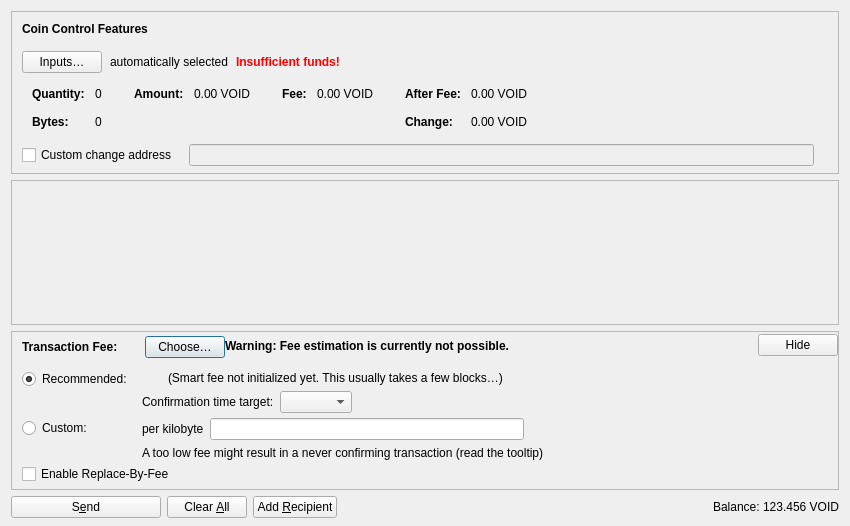
<?xml version="1.0" encoding="UTF-8"?>
<ui version="4.0">
 <class>SendCoinsDialog</class>
 <widget class="QDialog" name="SendCoinsDialog">
  <property name="geometry">
   <rect>
    <x>0</x>
    <y>0</y>
    <width>850</width>
    <height>526</height>
   </rect>
  </property>
  <property name="windowTitle">
   <string>Send Coins</string>
  </property>
  <layout class="QVBoxLayout" name="verticalLayout" stretch="0,1,0,0">
   <property name="bottomMargin">
    <number>8</number>
   </property>
   <item>
    <widget class="QFrame" name="frameCoinControl">
     <property name="sizePolicy">
      <sizepolicy hsizetype="Expanding" vsizetype="Expanding">
       <horstretch>0</horstretch>
       <verstretch>0</verstretch>
      </sizepolicy>
     </property>
     <property name="maximumSize">
      <size>
       <width>16777215</width>
       <height>16777215</height>
      </size>
     </property>
     <property name="frameShape">
      <enum>QFrame::StyledPanel</enum>
     </property>
     <property name="frameShadow">
      <enum>QFrame::Sunken</enum>
     </property>
     <layout class="QVBoxLayout" name="verticalLayoutCoinControl2">
      <property name="spacing">
       <number>0</number>
      </property>
      <property name="leftMargin">
       <number>0</number>
      </property>
      <property name="topMargin">
       <number>0</number>
      </property>
      <property name="rightMargin">
       <number>0</number>
      </property>
      <property name="bottomMargin">
       <number>6</number>
      </property>
      <item>
       <layout class="QVBoxLayout" name="verticalLayoutCoinControl" stretch="0,0,0,0,1">
        <property name="spacing">
         <number>0</number>
        </property>
        <property name="leftMargin">
         <number>10</number>
        </property>
        <property name="topMargin">
         <number>10</number>
        </property>
        <item>
         <layout class="QHBoxLayout" name="horizontalLayoutCoinControl1">
          <property name="bottomMargin">
           <number>15</number>
          </property>
          <item>
           <widget class="QLabel" name="labelCoinControlFeatures">
            <property name="sizePolicy">
             <sizepolicy hsizetype="Preferred" vsizetype="Maximum">
              <horstretch>0</horstretch>
              <verstretch>0</verstretch>
             </sizepolicy>
            </property>
            <property name="font">
             <font>
              <weight>75</weight>
              <bold>true</bold>
             </font>
            </property>
            <property name="styleSheet">
             <string notr="true">font-weight:bold;</string>
            </property>
            <property name="text">
             <string>Coin Control Features</string>
            </property>
           </widget>
          </item>
         </layout>
        </item>
        <item>
         <layout class="QHBoxLayout" name="horizontalLayoutCoinControl2" stretch="0,0,0,0">
          <property name="spacing">
           <number>8</number>
          </property>
          <property name="bottomMargin">
           <number>10</number>
          </property>
          <item>
           <widget class="QPushButton" name="pushButtonCoinControl">
            <property name="styleSheet">
             <string notr="true"/>
            </property>
            <property name="text">
             <string>Inputs…</string>
            </property>
            <property name="autoDefault">
             <bool>false</bool>
            </property>
           </widget>
          </item>
          <item>
           <widget class="QLabel" name="labelCoinControlAutomaticallySelected">
            <property name="text">
             <string>automatically selected</string>
            </property>
            <property name="margin">
             <number>5</number>
            </property>
           </widget>
          </item>
          <item>
           <widget class="QLabel" name="labelCoinControlInsuffFunds">
            <property name="font">
             <font>
              <weight>75</weight>
              <bold>true</bold>
             </font>
            </property>
            <property name="styleSheet">
             <string notr="true">color:red;font-weight:bold;</string>
            </property>
            <property name="text">
             <string>Insufficient funds!</string>
            </property>
            <property name="margin">
             <number>5</number>
            </property>
           </widget>
          </item>
          <item>
           <spacer name="horizontalSpacerCoinControl">
            <property name="orientation">
             <enum>Qt::Horizontal</enum>
            </property>
            <property name="sizeHint" stdset="0">
             <size>
              <width>40</width>
              <height>1</height>
             </size>
            </property>
           </spacer>
          </item>
         </layout>
        </item>
        <item>
         <widget class="QWidget" name="widgetCoinControl" native="true">
          <property name="sizePolicy">
           <sizepolicy hsizetype="Preferred" vsizetype="Preferred">
            <horstretch>0</horstretch>
            <verstretch>0</verstretch>
           </sizepolicy>
          </property>
          <property name="minimumSize">
           <size>
            <width>0</width>
            <height>0</height>
           </size>
          </property>
          <property name="styleSheet">
           <string notr="true"/>
          </property>
          <layout class="QHBoxLayout" name="horizontalLayoutCoinControl5">
           <property name="leftMargin">
            <number>0</number>
           </property>
           <property name="topMargin">
            <number>0</number>
           </property>
           <property name="rightMargin">
            <number>0</number>
           </property>
           <property name="bottomMargin">
            <number>0</number>
           </property>
           <item>
            <layout class="QHBoxLayout" name="horizontalLayoutCoinControl3" stretch="0,0,0,1">
             <property name="spacing">
              <number>20</number>
             </property>
             <property name="topMargin">
              <number>0</number>
             </property>
             <property name="bottomMargin">
              <number>10</number>
             </property>
             <item>
              <layout class="QFormLayout" name="formLayoutCoinControl1">
               <property name="labelAlignment">
                <set>Qt::AlignLeft|Qt::AlignVCenter</set>
               </property>
               <property name="horizontalSpacing">
                <number>10</number>
               </property>
               <property name="verticalSpacing">
                <number>14</number>
               </property>
               <property name="leftMargin">
                <number>10</number>
               </property>
               <property name="topMargin">
                <number>4</number>
               </property>
               <property name="rightMargin">
                <number>6</number>
               </property>
               <item row="0" column="0">
                <widget class="QLabel" name="labelCoinControlQuantityText">
                 <property name="font">
                  <font>
                   <weight>75</weight>
                   <bold>true</bold>
                  </font>
                 </property>
                 <property name="text">
                  <string>Quantity:</string>
                 </property>
                 <property name="margin">
                  <number>0</number>
                 </property>
                </widget>
               </item>
               <item row="0" column="1">
                <widget class="QLabel" name="labelCoinControlQuantity">
                 <property name="cursor">
                  <cursorShape>IBeamCursor</cursorShape>
                 </property>
                 <property name="contextMenuPolicy">
                  <enum>Qt::ActionsContextMenu</enum>
                 </property>
                 <property name="text">
                  <string notr="true">0</string>
                 </property>
                 <property name="margin">
                  <number>0</number>
                 </property>
                 <property name="textInteractionFlags">
                  <set>Qt::LinksAccessibleByMouse|Qt::TextSelectableByKeyboard|Qt::TextSelectableByMouse</set>
                 </property>
                </widget>
               </item>
               <item row="1" column="0">
                <widget class="QLabel" name="labelCoinControlBytesText">
                 <property name="font">
                  <font>
                   <weight>75</weight>
                   <bold>true</bold>
                  </font>
                 </property>
                 <property name="text">
                  <string>Bytes:</string>
                 </property>
                </widget>
               </item>
               <item row="1" column="1">
                <widget class="QLabel" name="labelCoinControlBytes">
                 <property name="cursor">
                  <cursorShape>IBeamCursor</cursorShape>
                 </property>
                 <property name="contextMenuPolicy">
                  <enum>Qt::ActionsContextMenu</enum>
                 </property>
                 <property name="text">
                  <string notr="true">0</string>
                 </property>
                 <property name="textInteractionFlags">
                  <set>Qt::LinksAccessibleByMouse|Qt::TextSelectableByKeyboard|Qt::TextSelectableByMouse</set>
                 </property>
                </widget>
               </item>
              </layout>
             </item>
             <item>
              <layout class="QFormLayout" name="formLayoutCoinControl2">
               <property name="horizontalSpacing">
                <number>10</number>
               </property>
               <property name="verticalSpacing">
                <number>14</number>
               </property>
               <property name="leftMargin">
                <number>6</number>
               </property>
               <property name="topMargin">
                <number>4</number>
               </property>
               <property name="rightMargin">
                <number>6</number>
               </property>
               <item row="0" column="0">
                <widget class="QLabel" name="labelCoinControlAmountText">
                 <property name="font">
                  <font>
                   <weight>75</weight>
                   <bold>true</bold>
                  </font>
                 </property>
                 <property name="text">
                  <string>Amount:</string>
                 </property>
                 <property name="margin">
                  <number>0</number>
                 </property>
                </widget>
               </item>
               <item row="0" column="1">
                <widget class="QLabel" name="labelCoinControlAmount">
                 <property name="cursor">
                  <cursorShape>IBeamCursor</cursorShape>
                 </property>
                 <property name="contextMenuPolicy">
                  <enum>Qt::ActionsContextMenu</enum>
                 </property>
                 <property name="text">
                  <string notr="true">0.00 VOID</string>
                 </property>
                 <property name="textInteractionFlags">
                  <set>Qt::LinksAccessibleByMouse|Qt::TextSelectableByKeyboard|Qt::TextSelectableByMouse</set>
                 </property>
                </widget>
               </item>
              </layout>
             </item>
             <item>
              <layout class="QFormLayout" name="formLayoutCoinControl3">
               <property name="horizontalSpacing">
                <number>10</number>
               </property>
               <property name="verticalSpacing">
                <number>14</number>
               </property>
               <property name="leftMargin">
                <number>6</number>
               </property>
               <property name="topMargin">
                <number>4</number>
               </property>
               <property name="rightMargin">
                <number>6</number>
               </property>
               <item row="0" column="0">
                <widget class="QLabel" name="labelCoinControlFeeText">
                 <property name="font">
                  <font>
                   <weight>75</weight>
                   <bold>true</bold>
                  </font>
                 </property>
                 <property name="text">
                  <string>Fee:</string>
                 </property>
                 <property name="margin">
                  <number>0</number>
                 </property>
                </widget>
               </item>
               <item row="0" column="1">
                <widget class="QLabel" name="labelCoinControlFee">
                 <property name="cursor">
                  <cursorShape>IBeamCursor</cursorShape>
                 </property>
                 <property name="contextMenuPolicy">
                  <enum>Qt::ActionsContextMenu</enum>
                 </property>
                 <property name="text">
                  <string notr="true">0.00 VOID</string>
                 </property>
                 <property name="textInteractionFlags">
                  <set>Qt::LinksAccessibleByMouse|Qt::TextSelectableByKeyboard|Qt::TextSelectableByMouse</set>
                 </property>
                </widget>
               </item>
              </layout>
             </item>
             <item>
              <layout class="QFormLayout" name="formLayoutCoinControl4">
               <property name="labelAlignment">
                <set>Qt::AlignLeft|Qt::AlignVCenter</set>
               </property>
               <property name="horizontalSpacing">
                <number>10</number>
               </property>
               <property name="verticalSpacing">
                <number>14</number>
               </property>
               <property name="leftMargin">
                <number>6</number>
               </property>
               <property name="topMargin">
                <number>4</number>
               </property>
               <property name="rightMargin">
                <number>6</number>
               </property>
               <item row="0" column="0">
                <widget class="QLabel" name="labelCoinControlAfterFeeText">
                 <property name="font">
                  <font>
                   <weight>75</weight>
                   <bold>true</bold>
                  </font>
                 </property>
                 <property name="text">
                  <string>After Fee:</string>
                 </property>
                 <property name="margin">
                  <number>0</number>
                 </property>
                </widget>
               </item>
               <item row="0" column="1">
                <widget class="QLabel" name="labelCoinControlAfterFee">
                 <property name="cursor">
                  <cursorShape>IBeamCursor</cursorShape>
                 </property>
                 <property name="contextMenuPolicy">
                  <enum>Qt::ActionsContextMenu</enum>
                 </property>
                 <property name="text">
                  <string notr="true">0.00 VOID</string>
                 </property>
                 <property name="textInteractionFlags">
                  <set>Qt::LinksAccessibleByMouse|Qt::TextSelectableByKeyboard|Qt::TextSelectableByMouse</set>
                 </property>
                </widget>
               </item>
               <item row="1" column="0">
                <widget class="QLabel" name="labelCoinControlChangeText">
                 <property name="font">
                  <font>
                   <weight>75</weight>
                   <bold>true</bold>
                  </font>
                 </property>
                 <property name="text">
                  <string>Change:</string>
                 </property>
                </widget>
               </item>
               <item row="1" column="1">
                <widget class="QLabel" name="labelCoinControlChange">
                 <property name="cursor">
                  <cursorShape>IBeamCursor</cursorShape>
                 </property>
                 <property name="contextMenuPolicy">
                  <enum>Qt::ActionsContextMenu</enum>
                 </property>
                 <property name="text">
                  <string notr="true">0.00 VOID</string>
                 </property>
                 <property name="textInteractionFlags">
                  <set>Qt::LinksAccessibleByMouse|Qt::TextSelectableByKeyboard|Qt::TextSelectableByMouse</set>
                 </property>
                </widget>
               </item>
              </layout>
             </item>
            </layout>
           </item>
          </layout>
         </widget>
        </item>
        <item>
         <layout class="QHBoxLayout" name="horizontalLayoutCoinControl4" stretch="0,0,0">
          <property name="spacing">
           <number>12</number>
          </property>
          <property name="sizeConstraint">
           <enum>QLayout::SetDefaultConstraint</enum>
          </property>
          <property name="topMargin">
           <number>5</number>
          </property>
          <property name="rightMargin">
           <number>5</number>
          </property>
          <item>
           <widget class="QCheckBox" name="checkBoxCoinControlChange">
            <property name="toolTip">
             <string>If this is activated, but the change address is empty or invalid, change will be sent to a newly generated address.</string>
            </property>
            <property name="text">
             <string>Custom change address</string>
            </property>
           </widget>
          </item>
          <item>
           <widget class="QValidatedLineEdit" name="lineEditCoinControlChange">
            <property name="enabled">
             <bool>false</bool>
            </property>
            <property name="sizePolicy">
             <sizepolicy hsizetype="Expanding" vsizetype="Fixed">
              <horstretch>0</horstretch>
              <verstretch>0</verstretch>
             </sizepolicy>
            </property>
           </widget>
          </item>
          <item>
           <widget class="QLabel" name="labelCoinControlChangeLabel">
            <property name="sizePolicy">
             <sizepolicy hsizetype="Preferred" vsizetype="Expanding">
              <horstretch>0</horstretch>
              <verstretch>0</verstretch>
             </sizepolicy>
            </property>
            <property name="minimumSize">
             <size>
              <width>0</width>
              <height>0</height>
             </size>
            </property>
            <property name="text">
             <string/>
            </property>
            <property name="margin">
             <number>3</number>
            </property>
           </widget>
          </item>
         </layout>
        </item>
        <item>
         <spacer name="verticalSpacerCoinControl">
          <property name="orientation">
           <enum>Qt::Vertical</enum>
          </property>
          <property name="sizeHint" stdset="0">
           <size>
            <width>800</width>
            <height>1</height>
           </size>
          </property>
         </spacer>
        </item>
       </layout>
      </item>
     </layout>
    </widget>
   </item>
   <item>
    <widget class="QScrollArea" name="scrollArea">
     <property name="widgetResizable">
      <bool>true</bool>
     </property>
     <widget class="QWidget" name="scrollAreaWidgetContents">
      <property name="geometry">
       <rect>
        <x>0</x>
        <y>0</y>
        <width>830</width>
        <height>104</height>
       </rect>
      </property>
      <layout class="QVBoxLayout" name="verticalLayout_2" stretch="0,1">
       <property name="leftMargin">
        <number>0</number>
       </property>
       <property name="topMargin">
        <number>0</number>
       </property>
       <property name="rightMargin">
        <number>0</number>
       </property>
       <property name="bottomMargin">
        <number>0</number>
       </property>
       <item>
        <layout class="QVBoxLayout" name="entries">
         <property name="spacing">
          <number>6</number>
         </property>
        </layout>
       </item>
       <item>
        <spacer name="verticalSpacer">
         <property name="orientation">
          <enum>Qt::Vertical</enum>
         </property>
         <property name="sizeHint" stdset="0">
          <size>
           <width>20</width>
           <height>40</height>
          </size>
         </property>
        </spacer>
       </item>
      </layout>
     </widget>
    </widget>
   </item>
   <item>
    <widget class="QFrame" name="frameFee">
     <property name="sizePolicy">
      <sizepolicy hsizetype="Expanding" vsizetype="Expanding">
       <horstretch>0</horstretch>
       <verstretch>0</verstretch>
      </sizepolicy>
     </property>
     <property name="maximumSize">
      <size>
       <width>16777215</width>
       <height>16777215</height>
      </size>
     </property>
     <property name="frameShape">
      <enum>QFrame::StyledPanel</enum>
     </property>
     <property name="frameShadow">
      <enum>QFrame::Sunken</enum>
     </property>
     <layout class="QVBoxLayout" name="verticalLayoutFee1">
      <property name="spacing">
       <number>0</number>
      </property>
      <property name="leftMargin">
       <number>0</number>
      </property>
      <property name="topMargin">
       <number>0</number>
      </property>
      <property name="rightMargin">
       <number>0</number>
      </property>
      <property name="bottomMargin">
       <number>0</number>
      </property>
      <item>
       <layout class="QVBoxLayout" name="verticalLayoutFee2" stretch="0,0,0">
        <property name="spacing">
         <number>0</number>
        </property>
        <property name="leftMargin">
         <number>10</number>
        </property>
        <property name="topMargin">
         <number>0</number>
        </property>
        <item>
         <layout class="QHBoxLayout" name="horizontalLayoutFee1">
          <property name="bottomMargin">
           <number>0</number>
          </property>
          <item>
           <layout class="QVBoxLayout" name="verticalLayoutFee7">
            <property name="spacing">
             <number>0</number>
            </property>
            <item>
             <spacer name="verticalSpacerSmartFee">
              <property name="orientation">
               <enum>Qt::Vertical</enum>
              </property>
              <property name="sizeType">
               <enum>QSizePolicy::Fixed</enum>
              </property>
              <property name="sizeHint" stdset="0">
               <size>
                <width>1</width>
                <height>4</height>
               </size>
              </property>
             </spacer>
            </item>
            <item>
             <layout class="QHBoxLayout" name="horizontalLayoutSmartFee">
              <property name="spacing">
               <number>10</number>
              </property>
              <item>
               <widget class="QLabel" name="labelFeeHeadline">
                <property name="sizePolicy">
                 <sizepolicy hsizetype="Preferred" vsizetype="Maximum">
                  <horstretch>0</horstretch>
                  <verstretch>0</verstretch>
                 </sizepolicy>
                </property>
                <property name="font">
                 <font>
                  <weight>75</weight>
                  <bold>true</bold>
                 </font>
                </property>
                <property name="styleSheet">
                 <string notr="true">font-weight:bold;</string>
                </property>
                <property name="text">
                 <string>Transaction Fee:</string>
                </property>
               </widget>
              </item>
              <item>
               <widget class="QLabel" name="labelFeeMinimized">
                <property name="text">
                 <string/>
                </property>
               </widget>
              </item>
              <item>
               <widget class="QPushButton" name="buttonChooseFee">
                <property name="text">
                 <string>Choose…</string>
                </property>
               </widget>
              </item>
             </layout>
            </item>
            <item>
             <spacer name="verticalSpacer_5">
              <property name="orientation">
               <enum>Qt::Vertical</enum>
              </property>
              <property name="sizeHint" stdset="0">
               <size>
                <width>1</width>
                <height>1</height>
               </size>
              </property>
             </spacer>
            </item>
           </layout>
          </item>
          <item>
           <widget class="QLabel" name="fallbackFeeWarningLabel">
            <property name="toolTip">
             <string>Using the fallbackfee can result in sending a transaction that will take several hours or days (or never) to confirm. Consider choosing your fee manually or wait until you have validated the complete chain.</string>
            </property>
            <property name="font">
            <font>
                <weight>75</weight>
                <bold>true</bold>
            </font>
            </property>
            <property name="text">
             <string>Warning: Fee estimation is currently not possible.</string>
            </property>
            <property name="wordWrap">
             <bool>false</bool>
            </property>
           </widget>
          </item>
          <item>
           <spacer name="horizontalSpacer_4">
            <property name="orientation">
             <enum>Qt::Horizontal</enum>
            </property>
            <property name="sizeType">
             <enum>QSizePolicy::MinimumExpanding</enum>
            </property>
            <property name="sizeHint" stdset="0">
             <size>
              <width>40</width>
              <height>20</height>
             </size>
            </property>
           </spacer>
          </item>
          <item>
           <widget class="QPushButton" name="buttonMinimizeFee">
            <property name="toolTip">
             <string>Hide transaction fee settings</string>
            </property>
            <property name="text">
             <string>Hide</string>
            </property>
           </widget>
          </item>
         </layout>
        </item>
        <item>
         <widget class="QFrame" name="frameFeeSelection">
          <layout class="QVBoxLayout" name="verticalLayoutFee12">
           <property name="spacing">
            <number>0</number>
           </property>
           <property name="leftMargin">
            <number>0</number>
           </property>
           <property name="topMargin">
            <number>0</number>
           </property>
           <property name="rightMargin">
            <number>0</number>
           </property>
           <property name="bottomMargin">
            <number>0</number>
           </property>
           <item>
            <layout class="QGridLayout" name="gridLayoutFee">
             <property name="topMargin">
              <number>10</number>
             </property>
             <property name="bottomMargin">
              <number>4</number>
             </property>
             <property name="horizontalSpacing">
              <number>10</number>
             </property>
             <property name="verticalSpacing">
              <number>4</number>
             </property>
             <item row="1" column="1">
              <layout class="QVBoxLayout" name="verticalLayoutFee8">
               <property name="spacing">
                <number>6</number>
               </property>
               <item>
                <layout class="QHBoxLayout" name="horizontalLayoutFee13">
                 <item>
                  <widget class="QLabel" name="labelCustomPerKilobyte">
                   <property name="toolTip">
                    <string>Specify a custom fee per kB (1,000 bytes) of the transaction's virtual size.

Note:  Since the fee is calculated on a per-byte basis, a fee rate of "100 satoshis per kvB" for a transaction size of 500 virtual bytes (half of 1 kvB) would ultimately yield a fee of only 50 satoshis.</string>
                   </property>
                   <property name="text">
                    <string>per kilobyte</string>
                   </property>
                  </widget>
                 </item>
                 <item>
                  <widget class="VoidCoinAmountField" name="customFee"/>
                 </item>
                 <item>
                  <spacer name="horizontalSpacer_6">
                   <property name="orientation">
                    <enum>Qt::Horizontal</enum>
                   </property>
                   <property name="sizeHint" stdset="0">
                    <size>
                     <width>1</width>
                     <height>1</height>
                    </size>
                   </property>
                  </spacer>
                 </item>
                </layout>
               </item>
               <item>
                <layout class="QHBoxLayout" name="horizontalLayoutFee8">
                 <item>
                  <widget class="QLabel" name="labelCustomFeeWarning">
                   <property name="enabled">
                    <bool>true</bool>
                   </property>
                   <property name="toolTip">
                    <string>When there is less transaction volume than space in the blocks, miners as well as relaying nodes may enforce a minimum fee. Paying only this minimum fee is just fine, but be aware that this can result in a never confirming transaction once there is more demand for voidcoin transactions than the network can process.</string>
                   </property>
                   <property name="text">
                    <string>A too low fee might result in a never confirming transaction (read the tooltip)</string>
                   </property>
                  </widget>
                 </item>
                 <item>
                  <spacer name="horizontalSpacer_2">
                   <property name="orientation">
                    <enum>Qt::Horizontal</enum>
                   </property>
                   <property name="sizeHint" stdset="0">
                    <size>
                     <width>1</width>
                     <height>1</height>
                    </size>
                   </property>
                  </spacer>
                 </item>
                </layout>
               </item>
              </layout>
             </item>
             <item row="0" column="0">
              <layout class="QVBoxLayout" name="verticalLayoutFee4" stretch="0,1">
               <item>
                <widget class="QRadioButton" name="radioSmartFee">
                 <property name="text">
                  <string>Recommended:</string>
                 </property>
                 <property name="checked">
                  <bool>true</bool>
                 </property>
                 <attribute name="buttonGroup">
                  <string notr="true">groupFee</string>
                 </attribute>
                </widget>
               </item>
               <item>
                <spacer name="verticalSpacer_2">
                 <property name="orientation">
                  <enum>Qt::Vertical</enum>
                 </property>
                 <property name="sizeHint" stdset="0">
                  <size>
                   <width>1</width>
                   <height>1</height>
                  </size>
                 </property>
                </spacer>
               </item>
              </layout>
             </item>
             <item row="1" column="0">
              <layout class="QVBoxLayout" name="verticalLayoutFee9" stretch="0,1">
               <item>
                <widget class="QRadioButton" name="radioCustomFee">
                 <property name="text">
                  <string>Custom:</string>
                 </property>
                 <attribute name="buttonGroup">
                  <string notr="true">groupFee</string>
                 </attribute>
                </widget>
               </item>
               <item>
                <spacer name="verticalSpacer_6">
                 <property name="orientation">
                  <enum>Qt::Vertical</enum>
                 </property>
                 <property name="sizeHint" stdset="0">
                  <size>
                   <width>1</width>
                   <height>1</height>
                  </size>
                 </property>
                </spacer>
               </item>
              </layout>
             </item>
             <item row="0" column="1">
              <layout class="QVBoxLayout" name="verticalLayoutFee3" stretch="0,0,1">
               <property name="spacing">
                <number>6</number>
               </property>
               <property name="topMargin">
                <number>2</number>
               </property>
               <item>
                <layout class="QHBoxLayout" name="horizontalLayoutFee12">
                 <item>
                  <widget class="QLabel" name="labelSmartFee">
                   <property name="text">
                    <string/>
                   </property>
                  </widget>
                 </item>
                 <item>
                  <widget class="QLabel" name="labelFeeEstimation">
                   <property name="text">
                    <string/>
                   </property>
                  </widget>
                 </item>
                 <item>
                  <widget class="QLabel" name="labelSmartFee2">
                   <property name="text">
                    <string>(Smart fee not initialized yet. This usually takes a few blocks…)</string>
                   </property>
                  </widget>
                 </item>
                 <item>
                  <spacer name="horizontalSpacer_5">
                   <property name="orientation">
                    <enum>Qt::Horizontal</enum>
                   </property>
                   <property name="sizeHint" stdset="0">
                    <size>
                     <width>1</width>
                     <height>1</height>
                    </size>
                   </property>
                  </spacer>
                 </item>
                </layout>
               </item>
               <item>
                <layout class="QHBoxLayout" name="horizontalLayoutFee9">
                 <item>
                  <layout class="QVBoxLayout" name="verticalLayoutFee6">
                   <item>
                    <widget class="QLabel" name="labelSmartFee3">
                     <property name="text">
                      <string>Confirmation time target:</string>
                     </property>
                    </widget>
                   </item>
                  </layout>
                 </item>
                 <item>
                  <layout class="QVBoxLayout" name="verticalLayoutFee5">
                   <property name="rightMargin">
                    <number>30</number>
                   </property>
                   <item>
                    <layout class="QHBoxLayout" name="horizontalLayoutConfTarget">
                     <property name="bottomMargin">
                      <number>0</number>
                     </property>
                     <item>
                      <widget class="QComboBox" name="confTargetSelector"/>
                     </item>
                     <item>
                      <spacer name="horizontalSpacerConfTarget">
                       <property name="orientation">
                        <enum>Qt::Horizontal</enum>
                       </property>
                       <property name="sizeHint" stdset="0">
                        <size>
                         <width>40</width>
                         <height>20</height>
                        </size>
                       </property>
                      </spacer>
                     </item>
                    </layout>
                   </item>
                  </layout>
                 </item>
                </layout>
               </item>
               <item>
                <spacer name="verticalSpacer_4">
                 <property name="orientation">
                  <enum>Qt::Vertical</enum>
                 </property>
                 <property name="sizeHint" stdset="0">
                  <size>
                   <width>1</width>
                   <height>1</height>
                  </size>
                 </property>
                </spacer>
               </item>
              </layout>
             </item>
            </layout>
           </item>
           <item>
            <widget class="QCheckBox" name="optInRBF">
             <property name="text">
              <string>Enable Replace-By-Fee</string>
             </property>
             <property name="toolTip">
              <string>With Replace-By-Fee (BIP-125) you can increase a transaction's fee after it is sent. Without this, a higher fee may be recommended to compensate for increased transaction delay risk.</string>
             </property>
            </widget>
           </item>
          </layout>
         </widget>
        </item>
        <item>
         <spacer name="verticalSpacerFee">
          <property name="orientation">
           <enum>Qt::Vertical</enum>
          </property>
          <property name="sizeHint" stdset="0">
           <size>
            <width>40</width>
            <height>5</height>
           </size>
          </property>
         </spacer>
        </item>
       </layout>
      </item>
     </layout>
    </widget>
   </item>
   <item>
    <layout class="QHBoxLayout" name="horizontalLayout">
     <item>
      <widget class="QPushButton" name="sendButton">
       <property name="minimumSize">
        <size>
         <width>150</width>
         <height>0</height>
        </size>
       </property>
       <property name="toolTip">
        <string>Confirm the send action</string>
       </property>
       <property name="text">
        <string>S&amp;end</string>
       </property>
       <property name="icon">
        <iconset resource="../voidcoin.qrc">
         <normaloff>:/icons/send</normaloff>:/icons/send</iconset>
       </property>
       <property name="autoDefault">
        <bool>false</bool>
       </property>
       <property name="default">
        <bool>false</bool>
       </property>
      </widget>
     </item>
     <item>
      <widget class="QPushButton" name="clearButton">
       <property name="sizePolicy">
        <sizepolicy hsizetype="Minimum" vsizetype="Fixed">
         <horstretch>0</horstretch>
         <verstretch>0</verstretch>
        </sizepolicy>
       </property>
       <property name="toolTip">
        <string>Clear all fields of the form.</string>
       </property>
       <property name="text">
        <string>Clear &amp;All</string>
       </property>
       <property name="icon">
        <iconset resource="../voidcoin.qrc">
         <normaloff>:/icons/remove</normaloff>:/icons/remove</iconset>
       </property>
       <property name="autoDefault">
        <bool>false</bool>
       </property>
      </widget>
     </item>
     <item>
      <widget class="QPushButton" name="addButton">
       <property name="toolTip">
        <string>Send to multiple recipients at once</string>
       </property>
       <property name="text">
        <string>Add &amp;Recipient</string>
       </property>
       <property name="icon">
        <iconset resource="../voidcoin.qrc">
         <normaloff>:/icons/add</normaloff>:/icons/add</iconset>
       </property>
       <property name="autoDefault">
        <bool>false</bool>
       </property>
      </widget>
     </item>
     <item>
      <spacer name="horizontalSpacer">
       <property name="orientation">
        <enum>Qt::Horizontal</enum>
       </property>
       <property name="sizeHint" stdset="0">
        <size>
         <width>40</width>
         <height>20</height>
        </size>
       </property>
      </spacer>
     </item>
     <item>
      <layout class="QHBoxLayout" name="horizontalLayout_2">
       <property name="spacing">
        <number>3</number>
       </property>
       <item>
        <widget class="QLabel" name="labelBalanceName">
         <property name="sizePolicy">
          <sizepolicy hsizetype="Preferred" vsizetype="Fixed">
           <horstretch>0</horstretch>
           <verstretch>0</verstretch>
          </sizepolicy>
         </property>
         <property name="text">
          <string>Balance:</string>
         </property>
        </widget>
       </item>
       <item>
        <widget class="QLabel" name="labelBalance">
         <property name="sizePolicy">
          <sizepolicy hsizetype="Preferred" vsizetype="Fixed">
           <horstretch>0</horstretch>
           <verstretch>0</verstretch>
          </sizepolicy>
         </property>
         <property name="cursor">
          <cursorShape>IBeamCursor</cursorShape>
         </property>
         <property name="text">
          <string notr="true">123.456 VOID</string>
         </property>
         <property name="textInteractionFlags">
          <set>Qt::LinksAccessibleByMouse|Qt::TextSelectableByKeyboard|Qt::TextSelectableByMouse</set>
         </property>
        </widget>
       </item>
      </layout>
     </item>
    </layout>
   </item>
  </layout>
 </widget>
 <customwidgets>
  <customwidget>
   <class>QValidatedLineEdit</class>
   <extends>QLineEdit</extends>
   <header>qt/qvalidatedlineedit.h</header>
  </customwidget>
  <customwidget>
   <class>VoidCoinAmountField</class>
   <extends>QLineEdit</extends>
   <header>qt/voidcoinamountfield.h</header>
   <container>1</container>
  </customwidget>
 </customwidgets>
 <resources>
  <include location="../voidcoin.qrc"/>
 </resources>
 <connections/>
 <buttongroups>
  <buttongroup name="groupFee"/>
 </buttongroups>
</ui>
